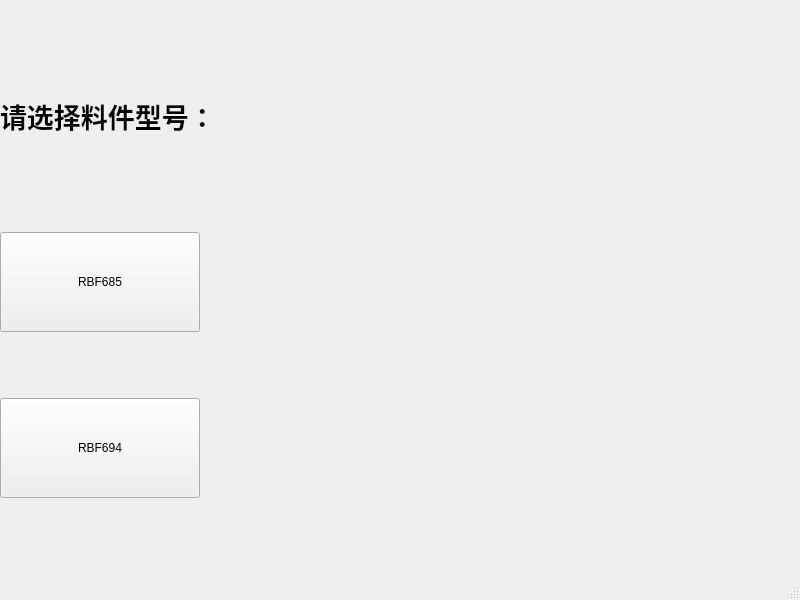
<?xml version="1.0" encoding="UTF-8"?>
<ui version="4.0">
 <class>MainWindow</class>
 <widget class="QMainWindow" name="MainWindow">
  <property name="geometry">
   <rect>
    <x>0</x>
    <y>0</y>
    <width>800</width>
    <height>600</height>
   </rect>
  </property>
  <property name="windowTitle">
   <string>Stsrt</string>
  </property>
  <widget class="QWidget" name="centralwidget">
   <property name="layoutDirection">
    <enum>Qt::LeftToRight</enum>
   </property>
   <layout class="QVBoxLayout" name="verticalLayout" stretch="1,3,3">
    <property name="spacing">
     <number>0</number>
    </property>
    <property name="sizeConstraint">
     <enum>QLayout::SetDefaultConstraint</enum>
    </property>
    <property name="leftMargin">
     <number>0</number>
    </property>
    <property name="topMargin">
     <number>0</number>
    </property>
    <property name="rightMargin">
     <number>0</number>
    </property>
    <property name="bottomMargin">
     <number>0</number>
    </property>
    <item>
     <widget class="QLabel" name="label">
      <property name="enabled">
       <bool>true</bool>
      </property>
      <property name="sizePolicy">
       <sizepolicy hsizetype="Fixed" vsizetype="Fixed">
        <horstretch>0</horstretch>
        <verstretch>0</verstretch>
       </sizepolicy>
      </property>
      <property name="minimumSize">
       <size>
        <width>200</width>
        <height>100</height>
       </size>
      </property>
      <property name="font">
       <font>
        <pointsize>20</pointsize>
        <weight>75</weight>
        <bold>true</bold>
        <stylestrategy>PreferAntialias</stylestrategy>
       </font>
      </property>
      <property name="frameShadow">
       <enum>QFrame::Sunken</enum>
      </property>
      <property name="text">
       <string>请选择料件型号：</string>
      </property>
      <property name="textFormat">
       <enum>Qt::AutoText</enum>
      </property>
     </widget>
    </item>
    <item>
     <widget class="QPushButton" name="button685">
      <property name="sizePolicy">
       <sizepolicy hsizetype="Fixed" vsizetype="Fixed">
        <horstretch>0</horstretch>
        <verstretch>0</verstretch>
       </sizepolicy>
      </property>
      <property name="minimumSize">
       <size>
        <width>200</width>
        <height>100</height>
       </size>
      </property>
      <property name="layoutDirection">
       <enum>Qt::LeftToRight</enum>
      </property>
      <property name="text">
       <string>RBF685</string>
      </property>
      <property name="autoDefault">
       <bool>false</bool>
      </property>
     </widget>
    </item>
    <item>
     <widget class="QPushButton" name="button694">
      <property name="sizePolicy">
       <sizepolicy hsizetype="Fixed" vsizetype="Fixed">
        <horstretch>0</horstretch>
        <verstretch>0</verstretch>
       </sizepolicy>
      </property>
      <property name="minimumSize">
       <size>
        <width>200</width>
        <height>100</height>
       </size>
      </property>
      <property name="text">
       <string>RBF694</string>
      </property>
     </widget>
    </item>
   </layout>
  </widget>
  <widget class="QMenuBar" name="menubar">
   <property name="geometry">
    <rect>
     <x>0</x>
     <y>0</y>
     <width>800</width>
     <height>26</height>
    </rect>
   </property>
  </widget>
  <widget class="QStatusBar" name="statusbar">
   <property name="font">
    <font>
     <pointsize>18</pointsize>
     <weight>75</weight>
     <bold>true</bold>
    </font>
   </property>
  </widget>
 </widget>
 <resources/>
 <connections/>
</ui>
